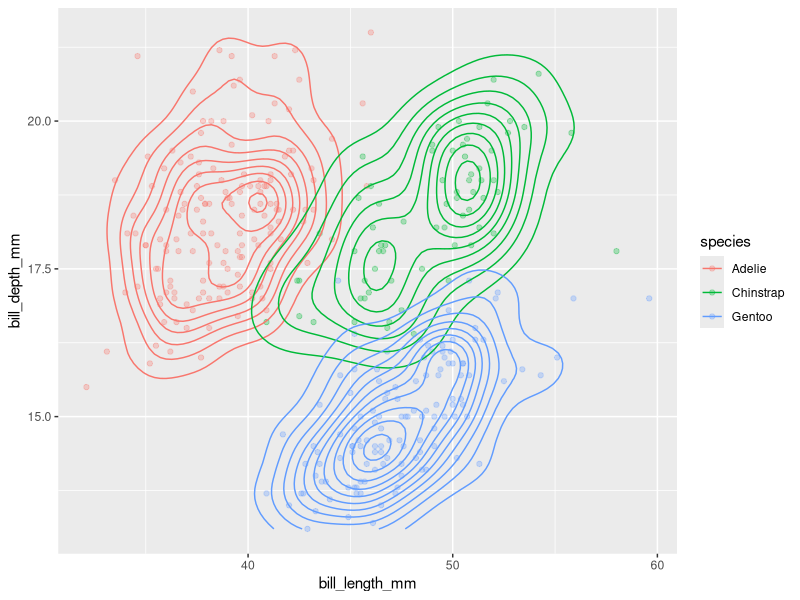
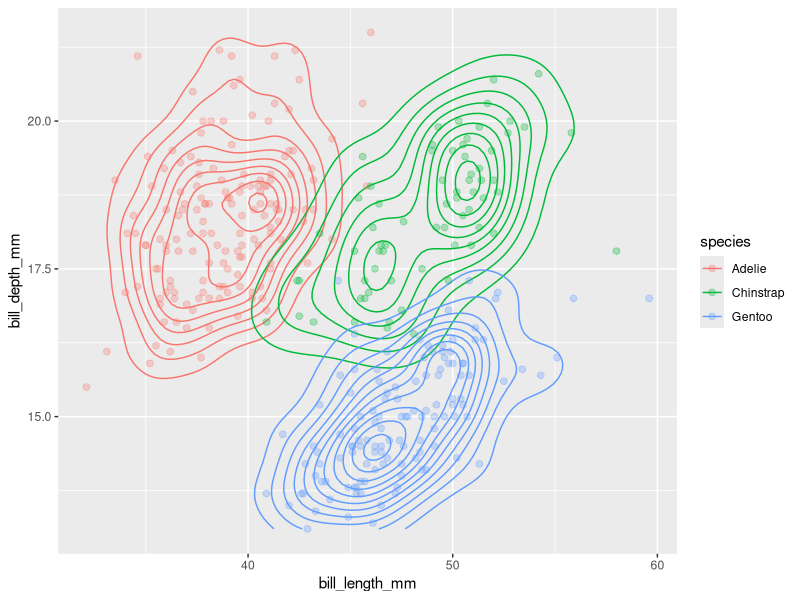

These charts were generated, in order, by the following R code:

            library(ggplot2)
            library(palmerpenguins)
            built_answer <- tryCatch(
                {
                    set.seed(42)
                    ggplot(penguins, aes(x = bill_length_mm, y = bill_depth_mm, colour = species)) + geom_point(alpha = 0.3) + geom_density_2d()
                    suppressWarnings(
                        if (!file.exists("/sandbox/figures/bill-length_bill-depth_scatter_2d_density_answer.png")) {
                            ggsave(
                                width = 3,
                                height = 3,
                                "/sandbox/figures/bill-length_bill-depth_scatter_2d_density_answer.png"
                            )
                        }
                    )
                    suppressWarnings(
                        ggplot_build(last_plot())
                    )
                },
                error = function(e) {
                    'ERROR'
                }
            )
            built_submission <- tryCatch(
                {
                    set.seed(42)
                    ggplot(data = penguins, aes(x = bill_length_mm, y = bill_depth_mm)) +
  geom_density_2d(aes(color = species), alpha = 1) +
  geom_point(aes(color = species), size = 2, alpha = 0.3)
                    suppressWarnings(
                        ggsave(
                            width = 3,
                            height = 3,
                            "figures/bill-length_bill-depth_scatter_2d_density_submission_qwen.png"
                        )
                    )
                    suppressWarnings(
                        ggplot_build(last_plot())
                    )
                },
                error = function(e) {
                    'ERROR'
                }
            )
            cat(isTRUE(all.equal(built_answer, built_submission)))
        
